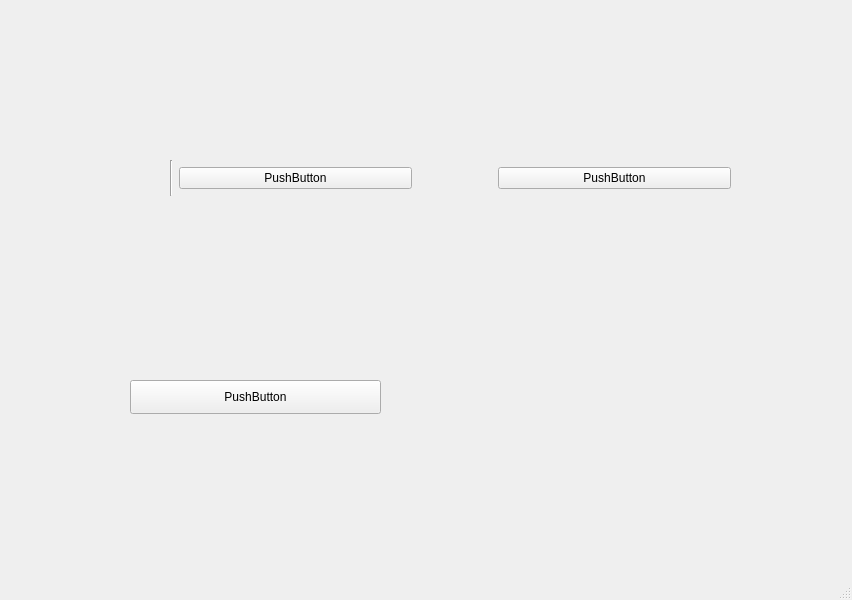
<?xml version="1.0" encoding="UTF-8"?>
<ui version="4.0">
 <class>MainWindow</class>
 <widget class="QMainWindow" name="MainWindow">
  <property name="geometry">
   <rect>
    <x>0</x>
    <y>0</y>
    <width>852</width>
    <height>600</height>
   </rect>
  </property>
  <property name="sizePolicy">
   <sizepolicy hsizetype="Expanding" vsizetype="Preferred">
    <horstretch>0</horstretch>
    <verstretch>0</verstretch>
   </sizepolicy>
  </property>
  <property name="windowTitle">
   <string>MainWindow</string>
  </property>
  <widget class="QWidget" name="centralwidget">
   <widget class="QPushButton" name="pushButton">
    <property name="geometry">
     <rect>
      <x>130</x>
      <y>380</y>
      <width>251</width>
      <height>34</height>
     </rect>
    </property>
    <property name="minimumSize">
     <size>
      <width>0</width>
      <height>0</height>
     </size>
    </property>
    <property name="text">
     <string>PushButton</string>
    </property>
   </widget>
   <widget class="QWidget" name="">
    <property name="geometry">
     <rect>
      <x>170</x>
      <y>160</y>
      <width>561</width>
      <height>36</height>
     </rect>
    </property>
    <layout class="QHBoxLayout" name="horizontalLayout">
     <item>
      <widget class="Line" name="line">
       <property name="orientation">
        <enum>Qt::Vertical</enum>
       </property>
      </widget>
     </item>
     <item>
      <widget class="QPushButton" name="pushButton_2">
       <property name="text">
        <string>PushButton</string>
       </property>
      </widget>
     </item>
     <item>
      <spacer name="horizontalSpacer">
       <property name="orientation">
        <enum>Qt::Horizontal</enum>
       </property>
       <property name="sizeType">
        <enum>QSizePolicy::Fixed</enum>
       </property>
       <property name="sizeHint" stdset="0">
        <size>
         <width>80</width>
         <height>20</height>
        </size>
       </property>
      </spacer>
     </item>
     <item>
      <widget class="QPushButton" name="pushButton_3">
       <property name="text">
        <string>PushButton</string>
       </property>
      </widget>
     </item>
    </layout>
   </widget>
  </widget>
  <widget class="QMenuBar" name="menubar">
   <property name="geometry">
    <rect>
     <x>0</x>
     <y>0</y>
     <width>852</width>
     <height>30</height>
    </rect>
   </property>
  </widget>
  <widget class="QStatusBar" name="statusbar"/>
 </widget>
 <resources/>
 <connections/>
</ui>
